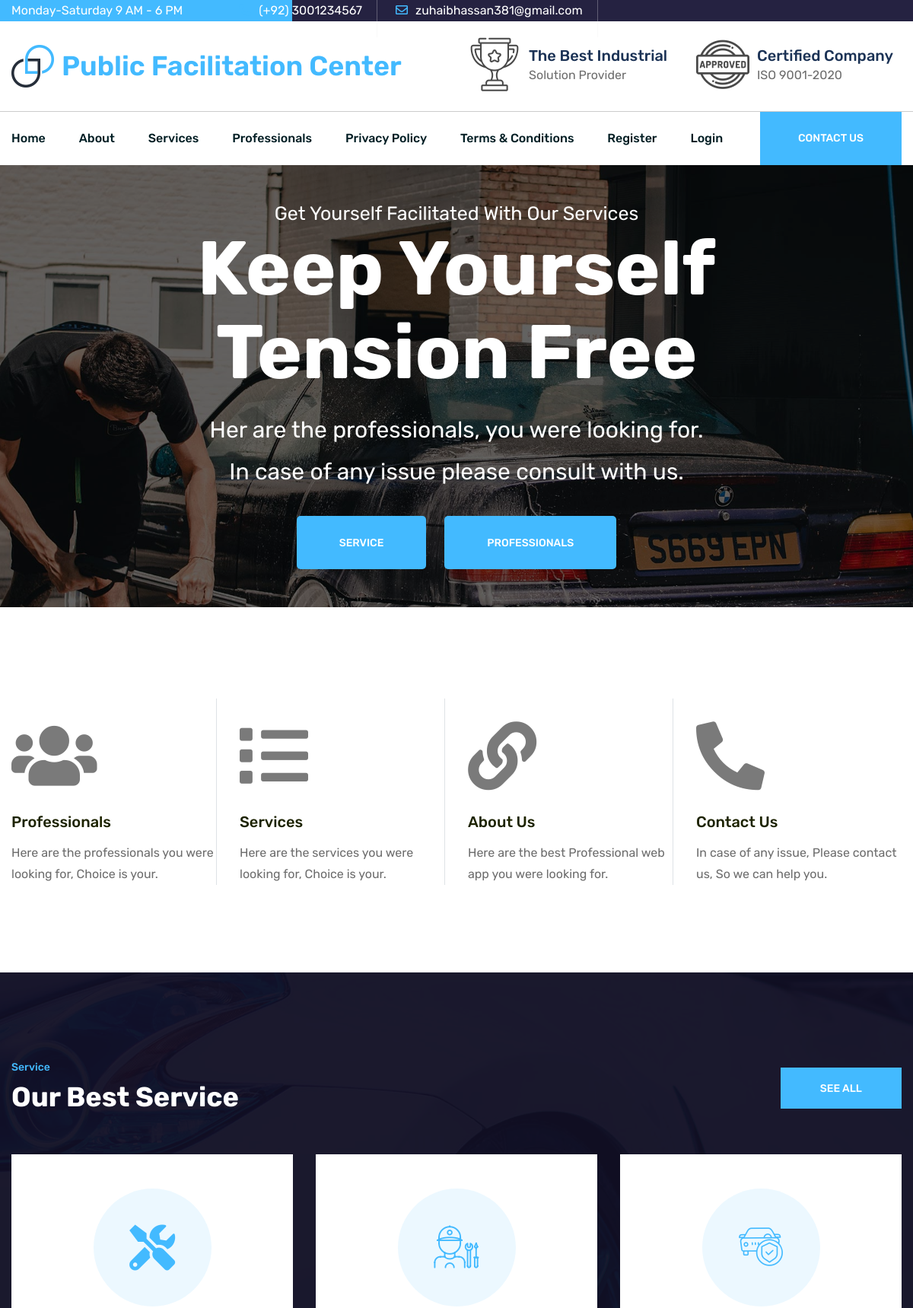
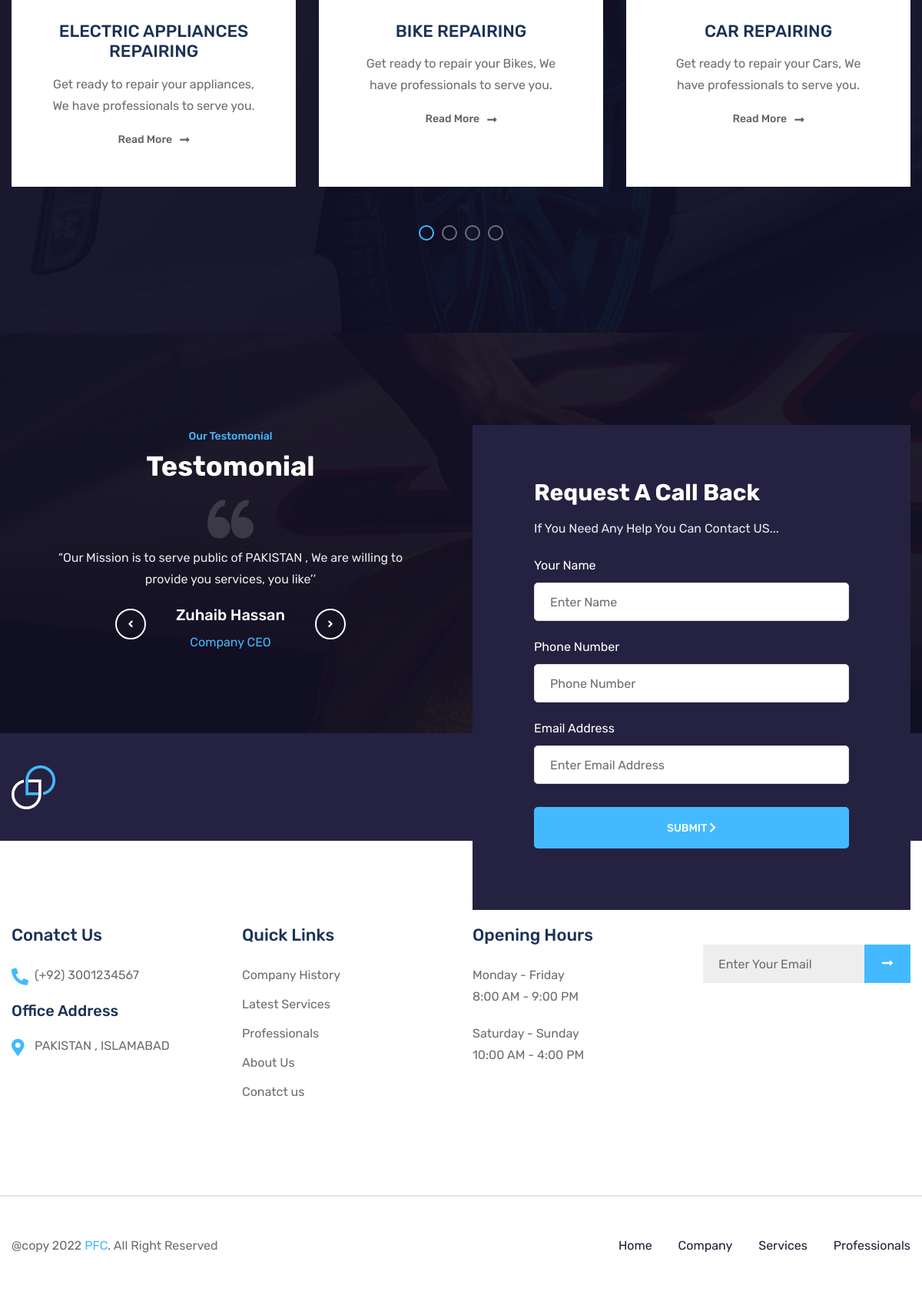
The page / on the database its author committed (2 pictures, top to bottom).
### tables this page shows
CREATE TABLE `tbl_texts` (
  `txt_id` int(11) NOT NULL,
  `txt_type` varchar(50) NOT NULL,
  `txt_data` longtext DEFAULT NULL
);

CREATE TABLE `tbl_services` (
  `service_id` int(11) NOT NULL,
  `service_slug` varchar(255) DEFAULT NULL,
  `service_title` varchar(255) DEFAULT NULL,
  `service_icon` varchar(100) DEFAULT NULL,
  `service_short_desc` varchar(255) DEFAULT NULL,
  `service_detail` longtext DEFAULT NULL,
  `service_status` int(1) NOT NULL,
  `service_order` int(11) NOT NULL
);

### includes/conn.php (called while the page is built, shortened)
<?php session_start();
if ($_SERVER['HTTP_HOST'] != 'localhost') {
    $hostname_dbconn = "localhost";
    $rating_dbname = "public";
    $username_dbconn = "root";
    $password_dbconn = '';
    $path = "http://localhost/public-facilitation-center/";
} else {
    $path = "http://localhost/public-facilitation-center/";
}

### includes/baseFunctions.php (called while the page is built, shortened)
<?php
function getTable($table, $where)
{
    global $conn;
    $sql = "SELECT * FROM " . $table . " WHERE " . $where;
    $ex = $conn->query($sql) or die($sql);
    $rs = $ex->fetch_array();
    return $rs;
}
?>

### inc_pages/home.php (the view, shortened to what this page needs)
<?php
$bannerrs = getTable('tbl_texts', " `txt_type` = 'header' ");
$banner = unserialize(stripslashes($bannerrs['txt_data'])); ?>
    <section class="banner-area bg_cover" style="background-image: url(assets/images/bg/hero-bg-1.jpg);">
        <div class="container">
            <div class="row justify-content-center">
                <div class="col-lg-11">
                    <div class="hero-content text-center">
                        <span class="wow fadeInUp" data-wow-delay=".1s">Get Yourself Facilitated With Our Services</span>
                        <h1 class="wow fadeInUp" data-wow-delay=".2s">Keep Yourself Tension Free</h1>
                        <h3 class="wow fadeInUp" data-wow-delay=".3s">Her are the professionals, you were looking for.<br>In case of any issue please consult with us.</h3>
                        <ul class="wow fadeInUp" data-wow-delay=".4s">
                            <li><a href="<?= $path ?><?= $banner['link1'] ?>" class="main-btn"><?= $banner['text1'] ?></a></li>
                            <li><a href="<?= $path ?><?= $banner['link2'] ?>" class="main-btn"><?= $banner['text2'] ?></a></li>
                        </ul>
                    </div>
                </div>
            </div>
        </div>
    </section>
    <section class="features-area pt-120 pb-85">
        <div class="container">
            <div class="row">
                <div class="col-lg-3 col-md-6 col-sm-12">
                    <div class="features-item border-right mb-30">
                        <div class="icon">
                            <i class="fas fa-users animated"></i>
                        </div>
                        <div class="info">
                            <h4>Professionals</h4>
                            <p>Here are the professionals you were looking for, Choice is your.</p>
                        </div>
                    </div>
                </div>
                <div class="col-lg-3 col-md-6 col-sm-12">
                    <div class="features-item border-right mb-30">
                        <div class="icon">
                            <i class="fas fa-list animated"></i>
                        </div>
                        <div class="info">
                            <h4>Services</h4>
                            <p>Here are the services you were looking for, Choice is your.</p>
                        </div>
                    </div>
                </div>
                <div class="col-lg-3 col-md-6 col-sm-12">
                    <div class="features-item border-right mb-30">
                        <div class="icon">
                            <i class="fas fa-link animated"></i>
                        </div>
                        <div class="info">
                            <h4>About Us</h4>
                            <p>Here are the best Professional web app you were looking for.</p>
                        </div>
                    </div>
                </div>
                <div class="col-lg-3 col-md-6 col-sm-12">
                    <div class="features-item mb-30">
                        <div class="icon">
                            <i class="fas fa-phone-alt animated"></i>
                        </div>
                        <div class="info">
                            <h4>Contact Us</h4>
                            <p>In case of any issue, Please contact us, So we can help you.</p>
                        </div>
                    </div>
                </div>
            </div>
        </div>
    </section>
    <section class="service-area service-area-v1 bg_cover pt-110 pb-110" style="background-image: url(assets/images/bg/service-bg-1.jpg);">
        <div class="container">
            <div class="row align-items-end">
                <div class="col-lg-6">
                    <div class="section-title section-white-title mb-50">
                        <span class="span">Service</span>
                        <h2>Our Best Service</h2>
                    </div>
                </div>
                <div class="col-lg-6">
                    <div class="button-box mb-60">
                        <a href="<?= $path ?>service" class="main-btn">See All</a>
                    </div>
                </div>
            </div>
            <div class="row service-slide">
            <?php $service_qry =  "SELECT * FROM tbl_services  WHERE service_status='1' ORDER BY service_order DESC";
                        $service_exe = $conn->query($service_qry) or die(mysqli_error($conn));
                        while ($service = $service_exe->fetch_array()) { ?>
                <div class="col-lg-4 service-item mb-50">
                    <div class="icon">
                        <i class="<?= $service['service_icon'] ?>"></i>
                    </div>
                    <div class="info">
                        <h4><?= $service['service_title'] ?></h4>
                        <p><?= $service['service_short_desc'] ?></p>
                        <a href="<?= $path ?>service/<?= $service['service_slug'] ?>" class="btn_link">Read More</a>
                    </div>
                </div>
                    <?php } ?>
                </div>
        </div>
    </section>
    <section class="testimonial-area-one pt-120 pb-30 bg_cover" style="background-image: url(assets/images/bg/testimonial-bg-1.jpg);">
        <div class="container">
            <div class="row">
                <div class="col-lg-6">
                    <div class="testimonial-wrapper">
                        <div class="section-title section-white-title text-center">
                            <span class="span">Our Testomonial</span>
                            <h2>Testomonial</h2>
                        </div>
                        <div class="testimonial-slide-one row">
                            <div class="col-lg-12">
                                <div class="testimonial-box">
                                    <i class="flaticon-left-quote"></i>
                                    <p>“Our Mission is to serve public of PAKISTAN , We are willing to provide you services, you like’’</p>
                                    <h5>Zuhaib Hassan</h5>
                                    <span>Company CEO</span>
                                </div>
                            </div>
                        </div>
                    </div>
                </div>
                <div class="col-lg-6">
                <div class="call-back-form">
                    <form action="#" method="post" data-url="<?= $path . 'send-quote' ?>" data-type="contact" class="contact-form contact">
                        <h3>Request A Call Back</h3>
                        <p>If You Need Any Help You Can Contact US...</p>
                        <div class="form_group">
                            <label>Your Name</label>
                            <input type="text" placeholder="Enter Name" class="form_control alpha" name="name">
                        </div>
                        <div class="form_group">
                            <label>Phone Number</label>
                            <input type="text" placeholder="Phone Number" class="form_control numeric" name="phone">
                        </div>
                        <div class="form_group">
                            <label>Email Address</label>
                            <input type="email" placeholder="Enter Email Address" class="form_control alphanumeric" name="email">
                        </div>
                        <div class="form_group form_button">
                            <button type="submit" id="contact-submit" class="main-btn submit">
                                <span class="submit-text">Submit <i class="fa fa-chevron-right fa-icon"></i></span>
                            </button>
                        </div>
                    </form>
                </div>
                </div>
            </div>
        </div>
    </section>

### inc_pages/shared/footer.php (shortened to what this page needs)
<?php
        $footerrs = getTable('tbl_texts', " `txt_type` = 'footer' ");
        $footer = unserialize(stripslashes($footerrs['txt_data']));
        ?>
<footer class="footer-area">
    <div class="footer-top pt-40 pb-40">
        <div class="container">
            <div class="row align-items-center">
                <div class="col-lg-4">
                    <div class="brand-logo">
                        <a href="#"><img src="<?= $path ?>assets/images/logo/logo-2.png" class="img-fluid" alt=""></a>
                    </div>
                </div>
                <div class="col-lg-8">
                    <div class="social-box">
                        <ul>
                            <?php if ($site_facebook) { ?>
                    <li><a target="_blank" href="<?= $site_facebook ?>"><i class="fab fa-facebook-f"></i></a>
                    </li>
                    <?php } ?>
                    <?php if ($site_twitter) { ?>
                    <li><a target="_blank" href="<?= $site_twitter ?>"><i class="fab fa-twitter"></i></a></li>
                    <?php } ?>
                    <?php if ($site_instagram) { ?>
                    <li><a target="_blank" href="<?= $site_instagram ?>"><i class="fab fa-instagram"></i></a>
                    </li>
                    <?php } ?>
                    <?php if ($site_skype) { ?>
                    <li><a target="_blank" href="skype:<?= $site_skype ?>?call"><i class="fab fa-skype"></i></a>
                    </li>
                    <?php } ?>
                    <?php if ($site_pinterest) { ?>
                    <li><a target="_blank" href="<?= $site_pinterest ?>"><i class="fab fa-pinterest-p"></i></a>
                    </li>
                    <?php } ?>
                        </ul>
                    </div>
                </div>
            </div>
        </div>
    </div>
    <div class="footer-widget-area pt-110 pb-110">
        <div class="container">
            <div class="row">
                <div class="col-lg-3 col-md-6 col-sm-12">
                    <div class="widget contact-info-widget">
                        <h4 class="widget-title">Conatct Us</h4>
                        <div class="info-box mb-20">
                            <p><i class="fas fa-phone-alt"></i><a href="tel:+923035051247"><?= $site_phone ?></a></p>
                        </div>
                        <div class="info-box">
                            <h5 class="mb-20">Office Address</h5>
                            <p><i class="fas fa-map-marker-alt"></i><?= $site_address ?></p>
                        </div>
                    </div>
                </div>
                <div class="col-lg-3 col-md-6 col-sm-12">
                    <div class="widget quick-link-widget">
                        <h4 class="widget-title">Quick Links</h4>
                        <ul class="widget-link">
                            <li><a href="<?= $path ?>about">Company History</a></li>
                            <li><a href="<?= $path ?>service">Latest Services</a></li>
                            <li><a href="<?= $path ?>professionals">Professionals</a></li>
                            <li><a href="<?= $path ?>about">About Us</a></li>
                            <li><a href="<?= $path ?>contact">Conatct us</a></li>
                        </ul>
                    </div>
                </div>
                <div class="col-lg-3 col-md-6 col-sm-12">
                    <div class="widget opening-hours-widget">
                        <h4 class="widget-title">Opening Hours</h4>
                        <div class="info-box">
                            <p>Monday - Friday</p>
                            <p>8:00 AM - 9:00 PM</p>
                        </div>
                        <div class="info-box">
                            <p>Saturday - Sunday</p>
                            <p>10:00 AM - 4:00 PM</p>
                        </div>
                    </div>
                </div>
                <div class="col-lg-3 col-md-6 col-sm-12">
                    <div class="widget newsletters-widget">
                  <form action="#" method="post" data-url="<?= $path . 'send-newsletter' ?>" data-type="newsletter" class="newsletters-form contact-form newsletter">
                      <div class="form_group">
                          <input type="email" class="form_control" placeholder="Enter Your Email" name="email" required>
                          <button type="submit" class="icon submit"><img id="btn-loader" style="height: 25px;display:none;" src="<?= $path ?>assets/images/illustrations/btn-loader.svg" alt="Please wait...">
                              <span class="submit-text"><i class="fas fa-long-arrow-alt-right"></i></span></button>
                      </div>
                  </form>
              </div>
          </div>
            </div>
        </div>
    </div>
    <div class="footer-bootom-area">
        <div class="container">
            <div class="row">
                <div class="col-lg-6">
                    <div class="copyright-text">
                        <p><?= $footer['text_copyright'] ?></p>
                    </div>
                </div>
                <div class="col-lg-6">
                    <div class="footer-nav">
                        <ul>
                            <li><a href="<?= $path ?>">Home</a></li>
                            <li><a href="<?= $path ?>about">Company</a></li>
                            <li><a href="<?= $path ?>service">Services</a></li>
                            <li><a href="<?= $path ?>professionals">Professionals</a></li>
                        </ul>
                    </div>
                </div>
            </div>
        </div>
    </div>
</footer>

### assets/css/default.css (style rules this page uses)
.mb-20 { margin-bottom: 20px; }
.mb-30 { margin-bottom: 30px; }
.mb-50 { margin-bottom: 50px; }
.mb-60 { margin-bottom: 60px; }
.pt-40 { padding-top: 40px; }
.pt-110 { padding-top: 110px; }
.pt-120 { padding-top: 120px; }
.pb-30 { padding-bottom: 30px; }
.pb-40 { padding-bottom: 40px; }
.pb-85 { padding-bottom: 85px; }
.pb-110 { padding-bottom: 110px; }

### rows shown on the page
tbl_texts: txt_data "SERVICE", txt_data "PROFESSIONALS"
tbl_services: service_title "ELECTRIC APPLIANCES REPAIRING", service_short_desc "Get ready to repair your appliances, We have professionals to serve you."
tbl_services: service_title "BIKE REPAIRING", service_short_desc "Get ready to repair your Bikes, We have professionals to serve you."
tbl_services: service_title "CAR REPAIRING", service_short_desc "Get ready to repair your Cars, We have professionals to serve you."
tbl_texts: txt_data "@copy 2022 PFC . All Right Reserved"

### other values the page prints
$site_phone "(+92) 3001234567"
$site_email "zuhaibhassan381@gmail.com"
$site_address "PAKISTAN , ISLAMABAD"
